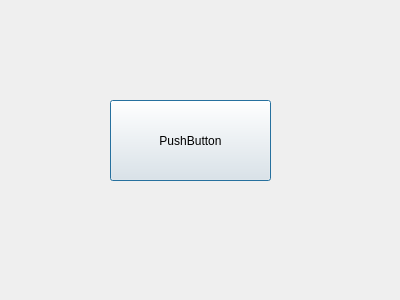
<?xml version="1.0" encoding="UTF-8"?>
<ui version="4.0">
 <class>Dialog</class>
 <widget class="QDialog" name="Dialog">
  <property name="geometry">
   <rect>
    <x>0</x>
    <y>0</y>
    <width>400</width>
    <height>300</height>
   </rect>
  </property>
  <property name="windowTitle">
   <string>Dialog</string>
  </property>
  <widget class="QPushButton" name="pushButton">
   <property name="geometry">
    <rect>
     <x>110</x>
     <y>100</y>
     <width>161</width>
     <height>81</height>
    </rect>
   </property>
   <property name="text">
    <string>PushButton</string>
   </property>
  </widget>
 </widget>
 <resources/>
 <connections/>
</ui>
